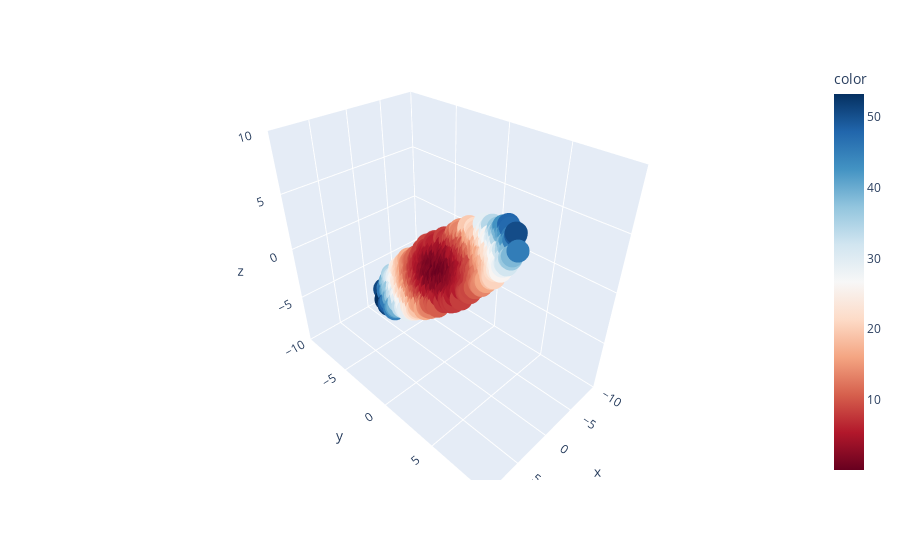

Here is the notebook cell this chart was saved with:
### Markdown cell above
In the cell below, we visualize your rank 2 surfboard approximation.

### Code cell
fig = px.scatter_3d(colorize_surfboard_data(surfboard_rank2_approximation_centered), x='x', y='y', z='z', range_x = [-10, 10], range_y = [-10, 10], range_z = [-10, 10],
                   color = 'color', color_continuous_scale = 'RdBu');
fig.show();

### Figure 1 — Plotly figure (JSON) as saved in the notebook; plotly's stock layout.template omitted (floating-point values rounded to 4 significant figures; data arrays with more than 128 entries replaced by an {"elided": "..."} marker saying what was removed)
{"data": [{"hovertemplate": "x=%{x}<br>y=%{y}<br>z=%{z}<br>color=%{marker.color}<extra></extra>", "legendgroup": "", "marker": {"color": {"elided": "1000 float values"}, "coloraxis": "coloraxis", "symbol": "circle"}, "mode": "markers", "name": "", "scene": "scene", "showlegend": false, "type": "scatter3d", "x": {"elided": "1000 float values"}, "y": {"elided": "1000 float values"}, "z": {"elided": "1000 float values"}}], "layout": {"coloraxis": {"colorbar": {"title": {"text": "color"}}, "colorscale": [[0, "rgb(103,0,31)"], [0.1, "rgb(178,24,43)"], [0.2, "rgb(214,96,77)"], [0.3, "rgb(244,165,130)"], [0.4, "rgb(253,219,199)"], [0.5, "rgb(247,247,247)"], [0.6, "rgb(209,229,240)"], [0.7, "rgb(146,197,222)"], [0.8, "rgb(67,147,195)"], [0.9, "rgb(33,102,172)"], [1, "rgb(5,48,97)"]]}, "legend": {"tracegroupgap": 0}, "margin": {"t": 60}, "scene": {"domain": {"x": [0, 1], "y": [0, 1]}, "xaxis": {"range": [-10, 10], "title": {"text": "x"}}, "yaxis": {"range": [-10, 10], "title": {"text": "y"}}, "zaxis": {"range": [-10, 10], "title": {"text": "z"}}}}}
